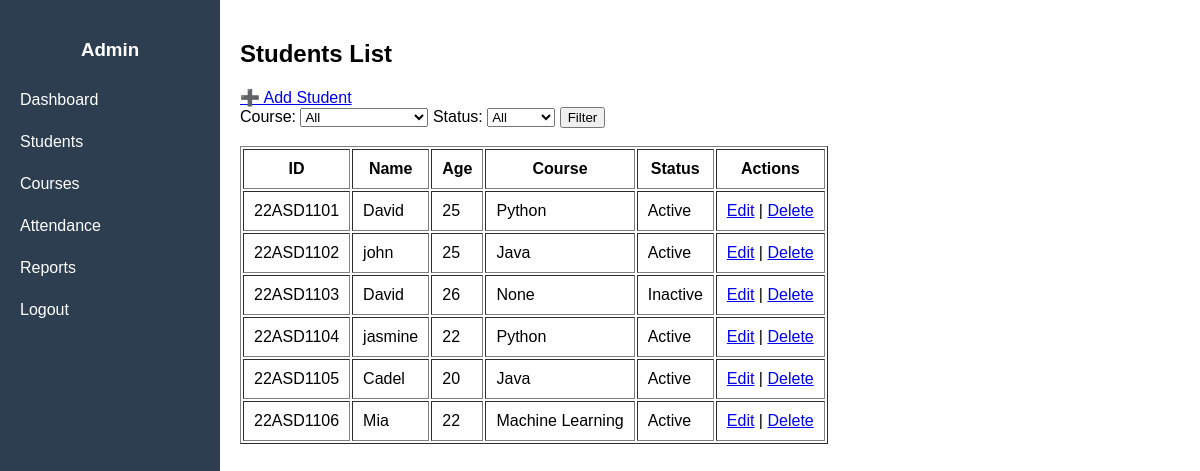
/students, run on the app's committed database.
### tables this page shows
CREATE TABLE students (
        id TEXT PRIMARY KEY,
        name TEXT,
        age INTEGER,
        course_id TEXT,
        active INTEGER,
        created_at TEXT
    );

CREATE TABLE courses (
        id TEXT PRIMARY KEY,
        name TEXT,
        duration INTEGER,
        start_date TEXT,
        end_date TEXT                         
    );

### app.py (the view)
@app.route("/students")
def students():
    conn = sqlite3.connect("students.db")
    course_id = request.args.get("course_id")
    active = request.args.get("active")
    query = """
        SELECT
            students.id,
            students.name,
            students.age,
            courses.name,
            students.active
        FROM students
        LEFT JOIN courses
        ON students.course_id = courses.id
        WHERE 1=1
    """
    params = []
    if course_id:
        query += " AND students.course_id = ?"
        params.append(course_id)
    if active:
        query += " AND students.active = ?"
        params.append(active)
    students = conn.execute(query, params).fetchall()
    courses = conn.execute("SELECT * FROM courses").fetchall()
    conn.close()
    return render_template(
        "students.html",
        students=students,
        courses=courses
    )

### templates/students.html (shortened to what this page needs)
{% extends "base.html" %}
{% block content %}
<h2>Students List</h2>
<a href="/add-student">➕ Add Student</a>
<form method="get">
    Course:
    <select name="course_id">
        <option value="">All</option>
    </select>
    Status:
    <select name="active">
        <option value="">All</option>
    </select>
    <button type="submit">Filter</button>
</form>
<br>
<table border="1" cellpadding="10">
    <tr>
        <th>ID</th><th>Name</th><th>Age</th><th>Course</th><th>Status</th><th>Actions</th>
    </tr>
    {% for s in students %}
    <tr>
        <td>{{ s[0] }}</td>
        <td>{{ s[1] }}</td>
        <td>{{ s[2] }}</td>
        <td>{{ s[3] }}</td>
        <td>{{ "Active" if s[4]==1 else "Inactive" }}</td>
        <td>
            <a href="/edit-student/{{ s[0] }}">Edit</a> |
            <a href="/delete-student/{{ s[0] }}">Delete</a>
        </td>
    </tr>
    {% endfor %}
</table>
{% endblock %}

### templates/base.html (shortened to what this page needs)
<!DOCTYPE html>
<html>
<head>
</head>
<body>
<div class="sidebar">
    <h3 style="text-align:center;">Admin</h3>
    <a href="/">Dashboard</a>
    <a href="/students">Students</a>
    <a href="/courses">Courses</a>
    <a href="/attendance">Attendance</a>
    <a href="/reports">Reports</a>
    <a href="/logout">Logout</a>
</div>
<div class="content">
    {% block content %}{% endblock %}
</div>
</body>
</html>

### templates/base.html (style rules this page uses)
body { margin: 0; font-family: Arial, sans-serif; }
.sidebar { width: 220px; height: 100vh; background: #2c3e50; color: white; position: fixed; padding-top: 20px; }
.sidebar a { display: block; color: white; padding: 12px 20px; text-decoration: none; }
.content { margin-left: 220px; padding: 20px; }

### data on the page
students: id "22ASD1101", name "David", age "25", name "Python", active "Active"
students: id "22ASD1102", name "john", age "25", name "Java", active "Active"
students: id "22ASD1103", name "David", age "26", s "None", active "Inactive"
students: id "22ASD1104", name "jasmine", age "22", name "Python", active "Active"
students: id "22ASD1105", name "Cadel", age "20", name "Java", active "Active"
students: id "22ASD1106", name "Mia", age "22", name "Machine Learning", active "Active"
